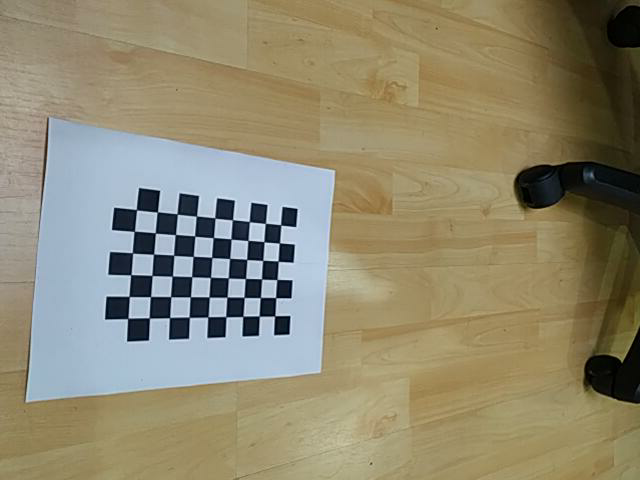
#> input picture Images/im_1/cali1.png, 640 x 480 px; its folder holds 5 pictures in this run
$ python cameraCalibration_1.py
#> lines starting #> are read from the running program, lines starting #| are printed output that depends on the picture; after the words box and inside, x2 and y2 are one past the last pixel; in counts of white or black regions, pixels touching at a corner belong together
import numpy as np
import cv2 as cv
import glob

################ FIND CHESSBOARD CORNERS - OBJECT POINTS AND IMAGE POINTS #############################

chessboardSize = (9,6)
frameSize = (640,480)

# termination criteria
criteria = (cv.TERM_CRITERIA_EPS + cv.TERM_CRITERIA_MAX_ITER, 30, 0.001)


# prepare object points, like (0,0,0), (1,0,0), (2,0,0) ....,(6,5,0)
objp = np.zeros((chessboardSize[0] * chessboardSize[1], 3), np.float32)
objp[:,:2] = np.mgrid[0:chessboardSize[0],0:chessboardSize[1]].T.reshape(-1,2)


# Arrays to store object points and image points from all the images.
objpoints = [] # 3d point in real world space
imgpoints = [] # 2d points in image plane.


images = glob.glob('Images\im_1\*.png')

for image in images:

    img = cv.imread(image)
#> img is the input picture: shape (480, 640, 3); mean B, G, R 112.2, 136.9, 143.6
    gray = cv.cvtColor(img, cv.COLOR_BGR2GRAY)
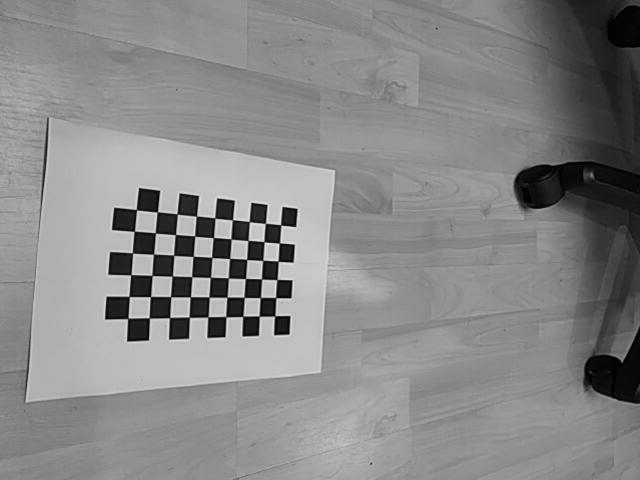
#> gray: shape (480, 640); min 0, max 235, mean 136.1

    # Find the chess board corners
    ret, corners = cv.findChessboardCorners(gray, chessboardSize, None)
#> ret = True; corners = 54 rows, first 8: [274.7, 315.9], [259.2, 316.1], [242.9, 316.4], [225.8, 316.7], [207.7, 317], [189.1, 317.2], [169.6, 317.6], [149.2, 317.9]

    # If found, add object points, image points (after refining them)
    if ret == True:

        objpoints.append(objp)
        corners2 = cv.cornerSubPix(gray, corners, (11,11), (-1,-1), criteria)
#> corners2 = 54 rows, first 8: [274.7, 315.9], [259.2, 316.1], [242.8, 316.4], [225.8, 316.6], [207.9, 316.9], [189.2, 317.2], [169.5, 317.6], [149.3, 317.9]
        imgpoints.append(corners)

        # Draw and display the corners
        cv.drawChessboardCorners(img, chessboardSize, corners2, ret)
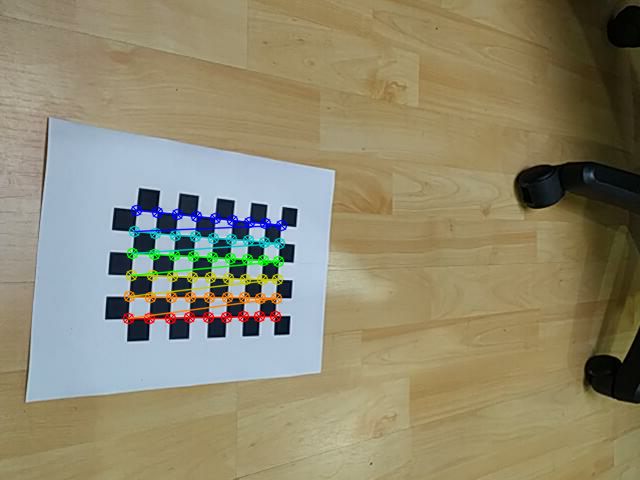
#> img: shape (480, 640, 3); 2.84% of pixels changed, all inside (x1, y1, x2, y2) = (122, 204, 288, 325)
        cv.imshow('img', img)
        cv.waitKey(1000)
#> pass 2 of the loop `for image in images:`:
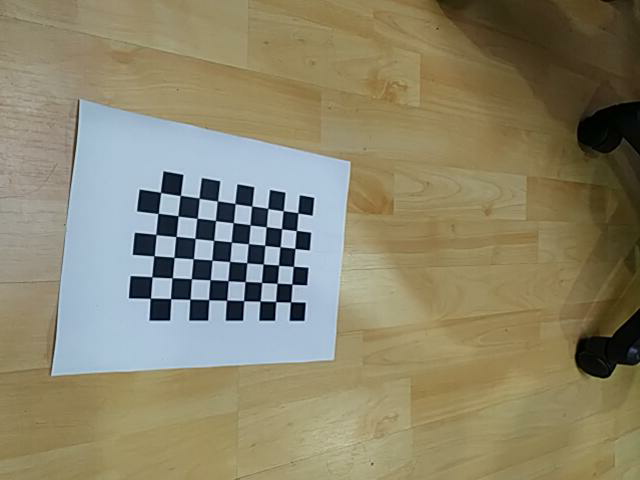
#> input picture Images/im_1/cali10.png, 640 x 480 px
#> img is the input picture: shape (480, 640, 3); mean B, G, R 107.5, 133.3, 139.5
#> `gray = cv.cvtColor(img, cv.COLOR_BGR2GRAY)`:
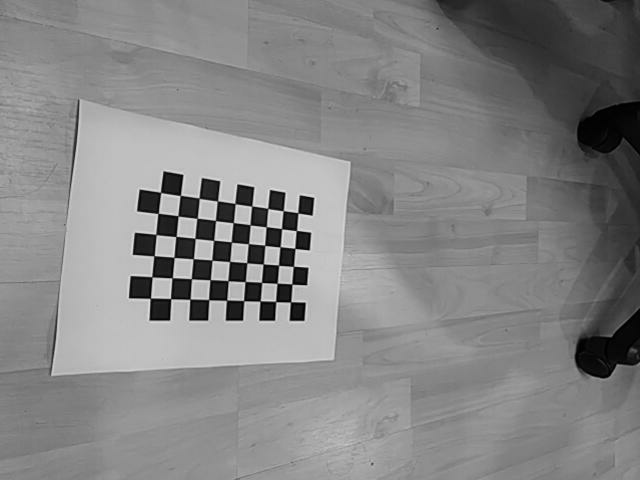
#> gray: shape (480, 640); min 0, max 239, mean 132.2
#> corners = 54 rows, first 8: [290.5, 301.9], [275.7, 301.5], [260, 301], [243.6, 300.7], [226.7, 300.2], [208.7, 299.6], [190, 299.1], [170.6, 298.6]
#> corners2 = 54 rows, first 8: [290.6, 301.9], [275.6, 301.5], [260.1, 301], [243.6, 300.6], [226.6, 300.2], [208.6, 299.7], [189.9, 299.2], [170.6, 298.6]
#> `cv.drawChessboardCorners(img, chessboardSize, corners2, ret)`:
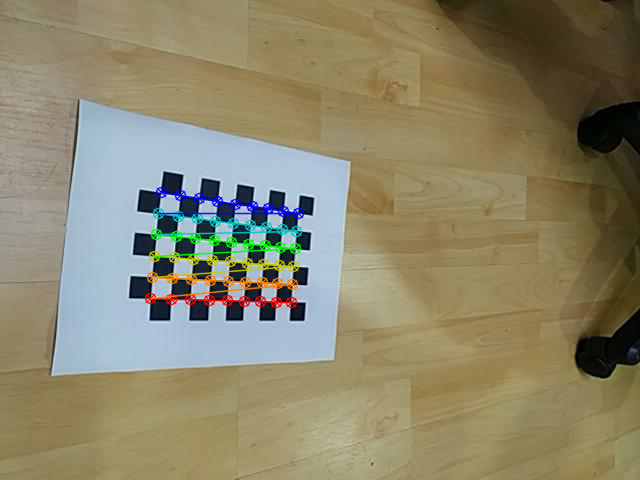
#> img: shape (480, 640, 3); 2.76% of pixels changed, all inside (x1, y1, x2, y2) = (144, 186, 305, 309)
#> pass 3 of the loop `for image in images:`:
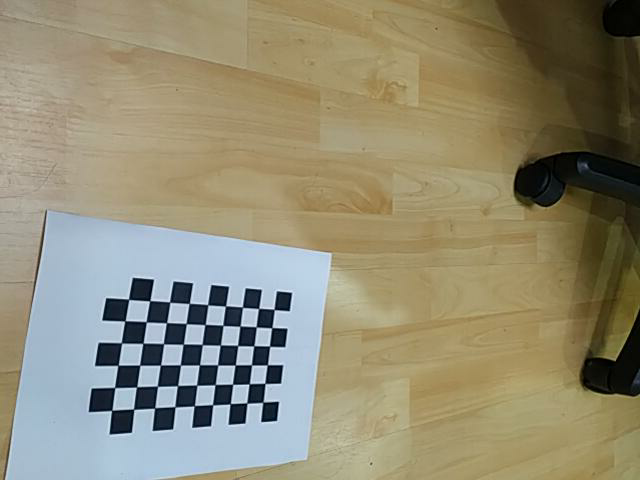
#> input picture Images/im_1/cali2.png, 640 x 480 px
#> img is the input picture: shape (480, 640, 3); mean B, G, R 115.8, 139.8, 145.5
#> `gray = cv.cvtColor(img, cv.COLOR_BGR2GRAY)`:
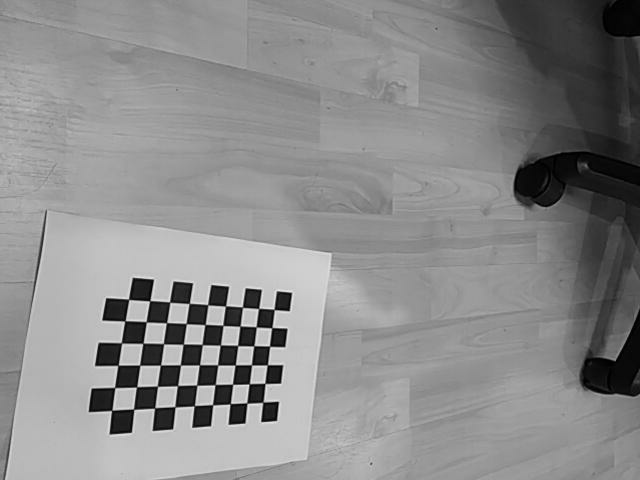
#> gray: shape (480, 640); min 0, max 238, mean 138.8
#> corners = 54 rows, first 8: [262.7, 402.2], [246.9, 403.1], [230.2, 403.7], [212.6, 404.8], [194.3, 405.7], [175, 406.8], [154.7, 407.9], [133.6, 409.2]
#> corners2 = 54 rows, first 8: [262.9, 402.3], [246.8, 403], [230.2, 403.7], [212.6, 404.7], [194.3, 405.7], [174.9, 406.7], [154.6, 407.9], [133.6, 409.2]
#> `cv.drawChessboardCorners(img, chessboardSize, corners2, ret)`:
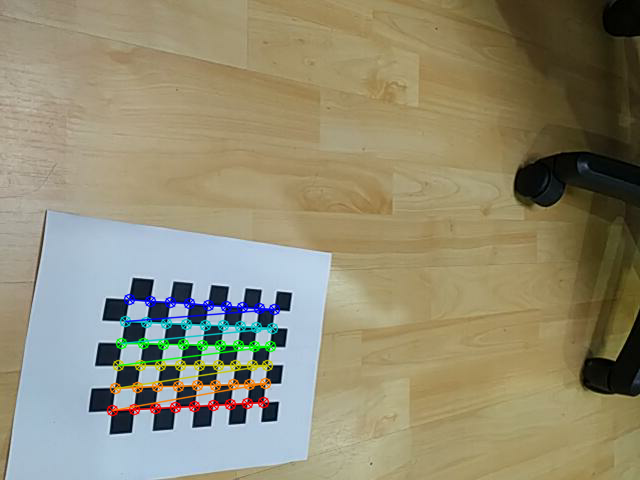
#> img: shape (480, 640, 3); 2.87% of pixels changed, all inside (x1, y1, x2, y2) = (106, 293, 281, 417)
#> the loop made 5 passes; the first 3 are shown


cv.destroyAllWindows()


############## CALIBRATION #######################################################

ret, cameraMatrix, dist, rvecs, tvecs = cv.calibrateCamera(objpoints, imgpoints, frameSize, None, None)

print("Camera Calibrated: ", ret)
print("\nCamera Matrix:\n ", cameraMatrix)
print("\nDistancia focal (fx):\n ", cameraMatrix[0, 0])
print("\nDistancia focal (fy):\n ", cameraMatrix[1, 1])
print("\nCentro de la imagen (Rx):\n ", cameraMatrix[0, 2])
print("\nCentro de la imagen (Ry):\n ", cameraMatrix[1, 2])
print("\nSkew:\n ", cameraMatrix[0, 1])
print("\nDistortion Parameters:\n ", dist)
print("\nRotation Vectors:\n ", rvecs)
print("\nTranslation Vector\n: ", tvecs)

############## UNDISTORTION #####################################################

img = cv.imread('Images\im_1\cali5.png')
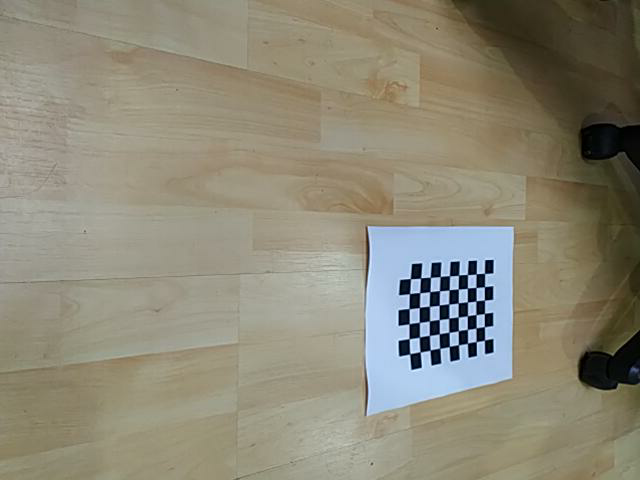
#> input picture Images/im_1/cali5.png, 640 x 480 px, found by its file name
#> img is the input picture: shape (480, 640, 3); mean B, G, R 119.2, 136.8, 141.2
h,  w = img.shape[:2]
#> h = 480; w = 640
newCameraMatrix, roi = cv.getOptimalNewCameraMatrix(cameraMatrix, dist, (w,h), 1, (w,h))

# Undistort
dst = cv.undistort(img, cameraMatrix, dist, None, newCameraMatrix)

# crop the image
x, y, w, h = roi
dst = dst[y:y+h, x:x+w]
#> dst: shape (295, 639, 3)
cv.imwrite('Images\cali_results_1\caliResult1.png', dst)


# Undistort with Remapping
mapx, mapy = cv.initUndistortRectifyMap(cameraMatrix, dist, None, newCameraMatrix, (w,h), 5)
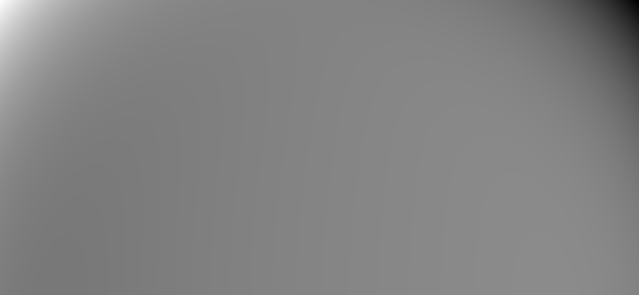
#> mapx: shape (295, 639) float32; min -3109.4, max 3467.2, mean 260.9; drawn with min black and max white
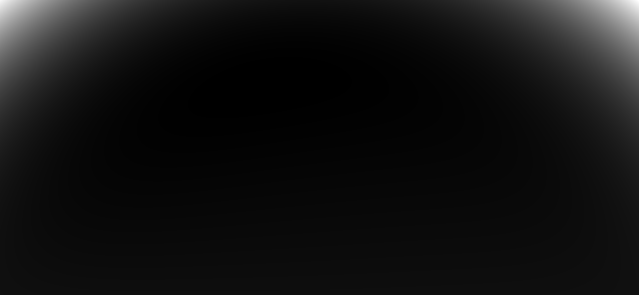
#> mapy: shape (295, 639) float32; min -50.74, max 4853.3, mean 299.2; drawn with min black and max white
dst = cv.remap(img, mapx, mapy, cv.INTER_LINEAR)
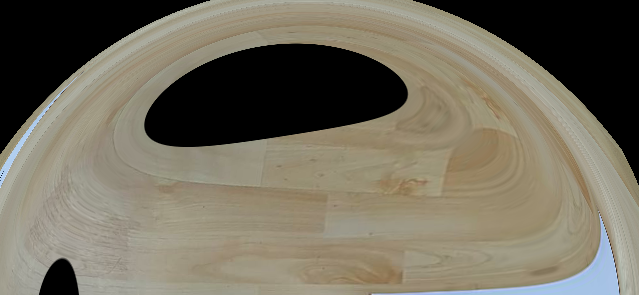
#> dst: shape (295, 639, 3); mean B, G, R 94.7, 110.1, 115.8

# crop the image
x, y, w, h = roi
dst = dst[y:y+h, x:x+w]
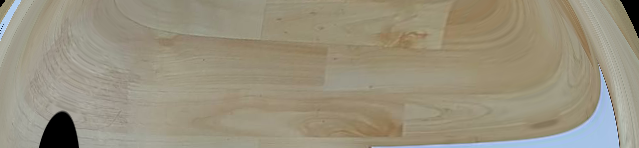
#> dst: shape (148, 639, 3); mean B, G, R 126.2, 145.6, 153
cv.imwrite('Images\cali_results_1\caliResult2.png', dst)


# Reprojection Error
mean_error = 0

for i in range(len(objpoints)):
    imgpoints2, _ = cv.projectPoints(objpoints[i], rvecs[i], tvecs[i], cameraMatrix, dist)
    error = cv.norm(imgpoints[i], imgpoints2, cv.NORM_L2)/len(imgpoints2)
    mean_error += error

print( "total error: {}".format(mean_error/len(objpoints)) )
